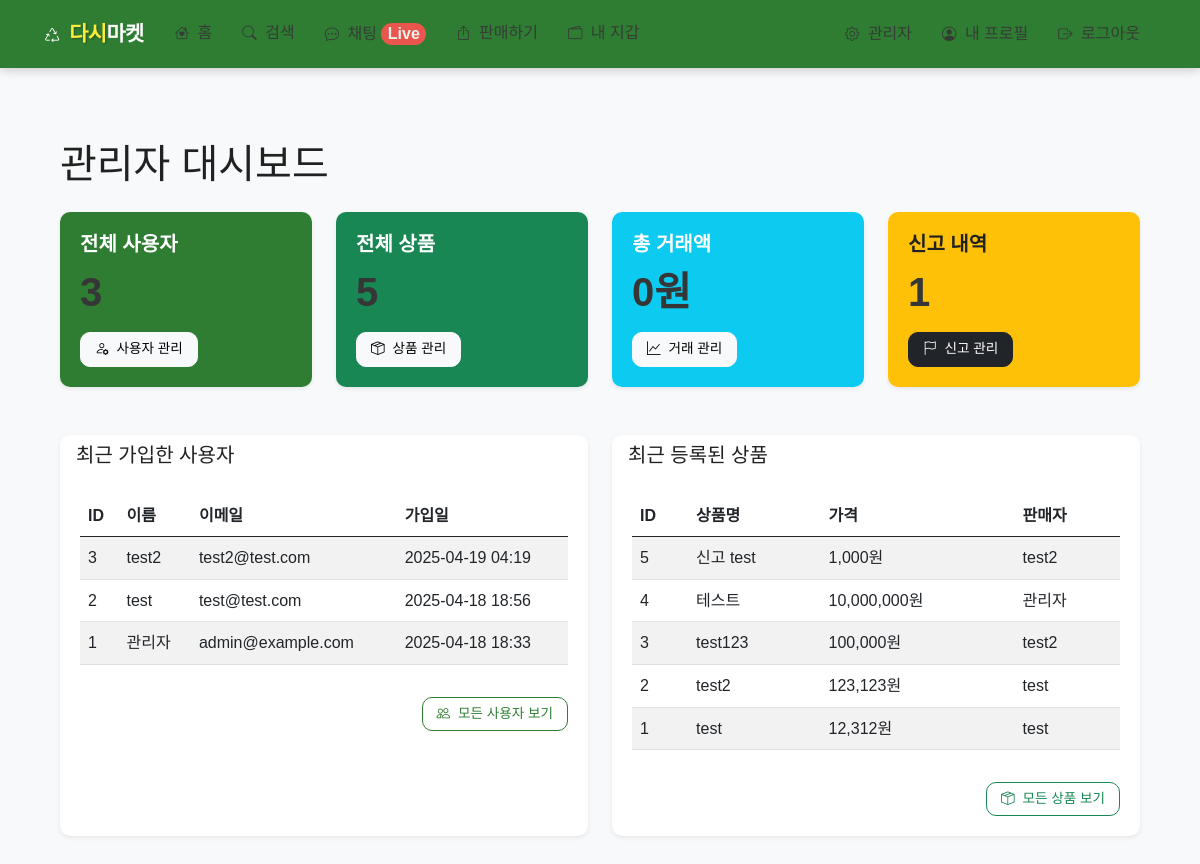
Page /admin/ (signed in) on the earlier database version.
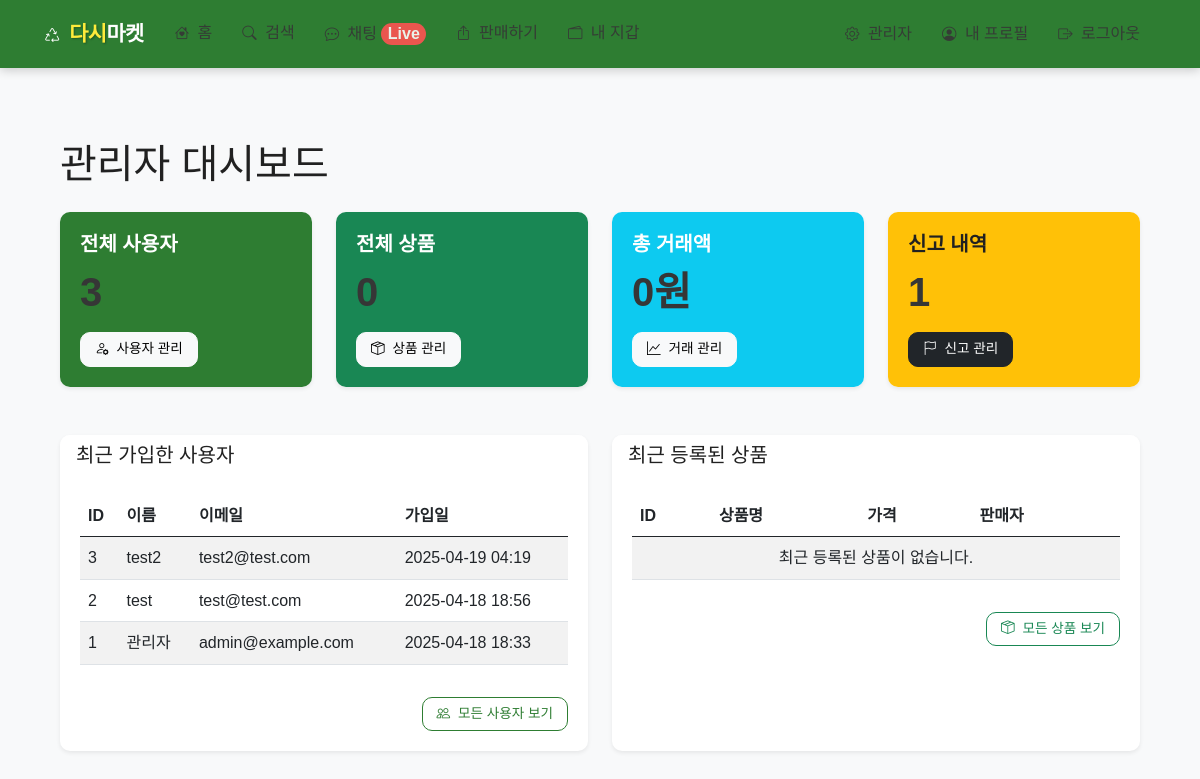
Same page on the later database version.
### app/models.py (models this page shows, shortened)
class User(UserMixin, db.Model):
    __tablename__ = 'users'
    id = db.Column(db.Integer, primary_key=True)
    email = db.Column(db.String(120), unique=True, nullable=False)
    password_hash = db.Column(db.String(256), nullable=False)
    username = db.Column(db.String(64), nullable=False)
    profile_image = db.Column(db.String(120), nullable=True)
    created_at = db.Column(db.DateTime, default=datetime.utcnow)
    is_admin = db.Column(db.Boolean, default=False)
    is_active = db.Column(db.Boolean, default=True)
    products = db.relationship('Product', backref='seller', lazy='dynamic')
    wallet = db.relationship('Wallet', backref='user', uselist=False)

class Product(db.Model):
    __tablename__ = 'products'
    id = db.Column(db.Integer, primary_key=True)
    title = db.Column(db.String(120), nullable=False)
    description = db.Column(db.Text, nullable=False)
    price = db.Column(db.Integer, nullable=False)
    category = db.Column(db.String(50), nullable=False)
    location = db.Column(db.String(100), nullable=False)
    seller_id = db.Column(db.Integer, db.ForeignKey('users.id'), nullable=False)
    status = db.Column(db.String(20), default='active')  # active, sold, hidden
    created_at = db.Column(db.DateTime, default=datetime.utcnow)
    updated_at = db.Column(db.DateTime, default=datetime.utcnow, onupdate=datetime.utcnow)
    images = db.relationship('ProductImage', backref='product', lazy='dynamic', cascade='all, delete-orphan')
    transfers = db.relationship('Transfer', backref='product', lazy='dynamic')

### app/admin/routes.py (the view)
@bp.route('/')
@login_required
@admin_required
def index():
    stats = {
        'user_count': User.query.count(),
        'product_count': Product.query.count(),
        'active_product_count': Product.query.filter_by(status='active').count(),
        'sold_product_count': Product.query.filter_by(status='sold').count(),
        'report_count': Report.query.count(),
        'pending_report_count': Report.query.filter_by(status='pending').count()
    }
    today = datetime.datetime.utcnow().date()
    stats['today_users'] = User.query.filter(func.date(User.created_at) == today).count()
    stats['today_products'] = Product.query.filter(func.date(Product.created_at) == today).count()
    stats['total_sales'] = db.session.query(func.sum(Transfer.amount)).filter(
        Transfer.product_id.isnot(None)
    ).scalar() or 0
    recent_users = User.query.order_by(desc(User.created_at)).limit(5).all()
    recent_products = Product.query.order_by(desc(Product.created_at)).limit(5).all()
    return render_template('admin/index.html',
                          title='관리자 대시보드',
                          stats=stats,
                          recent_users=recent_users,
                          recent_products=recent_products)

### app/admin/routes.py (called while the page is built)
def admin_required(f):
    @wraps(f)
    def decorated_function(*args, **kwargs):
        if not current_user.is_authenticated or not current_user.is_admin:
            flash('관리자 권한이 필요합니다.')
            return redirect(url_for('main.index'))
        return f(*args, **kwargs)
    return decorated_function

### app/models.py (called while the page is built)
@login_manager.user_loader
def load_user(id):
    return User.query.get(int(id))

### app/templates/admin/index.html (shortened to what the changed rows need)
{% extends 'base.html' %}
{% block content %}
<div class="container mt-4">
    <h1 class="mb-4">관리자 대시보드</h1>
    <div class="row">
        <div class="col-md-3 mb-4">
            <div class="card h-100 shadow-sm">
                <div class="card-body bg-primary text-white rounded">
                    <div class="d-flex flex-column h-100">
                        <h1 class="display-4 mb-3">{{ stats.user_count }}</h1>
                    </div>
                </div>
            </div>
        </div>
        <div class="col-md-3 mb-4">
            <div class="card h-100 shadow-sm">
                <div class="card-body bg-success text-white rounded">
                    <div class="d-flex flex-column h-100">
                        <h5 class="card-title">전체 상품</h5>
                        <h1 class="display-4 mb-3">{{ stats.product_count }}</h1>
                        <div class="mt-auto">
                            <a href="{{ url_for('admin.products') }}" class="btn btn-light btn-sm">
                            </a>
                        </div>
                    </div>
                </div>
            </div>
        </div>
        <div class="col-md-3 mb-4">
            <div class="card h-100 shadow-sm">
                <div class="card-body bg-info text-white rounded">
                    <div class="d-flex flex-column h-100">
                        <h1 class="display-4 mb-3">{{ stats.total_sales|default(0)|int|format_number }}원</h1>
                    </div>
                </div>
            </div>
        </div>
        <div class="col-md-3 mb-4">
            <div class="card h-100 shadow-sm">
                <div class="card-body bg-warning rounded">
                    <div class="d-flex flex-column h-100">
                        <h1 class="display-4 mb-3">{{ stats.report_count }}</h1>
                    </div>
                </div>
            </div>
        </div>
    </div>
    <div class="row mt-4">
        <div class="col-md-6 mb-4">
            <div class="card shadow-sm">
                <div class="card-body">
                    <div class="table-responsive">
                        <table class="table table-striped">
                            <thead>
                                <tr>
                                    <th>ID</th>
                                    <th>이름</th>
                                    <th>이메일</th>
                                    <th>가입일</th>
                                </tr>
                            </thead>
                            <tbody>
                                {% for user in recent_users %}
                                <tr>
                                    <td>{{ user.id }}</td>
                                    <td>{{ user.username }}</td>
                                    <td>{{ user.email }}</td>
                                    <td>{{ user.created_at|format_datetime }}</td>
                                </tr>
                                {% else %}
                                <tr>
                                    <td colspan="4" class="text-center">최근 가입한 사용자가 없습니다.</td>
                                </tr>
                                {% endfor %}
                            </tbody>
                        </table>
                    </div>
                </div>
            </div>
        </div>
        <div class="col-md-6 mb-4">
            <div class="card shadow-sm">
                <div class="card-body">
                    <div class="table-responsive">
                        <table class="table table-striped">
                            <thead>
                                <tr>
                                    <th>ID</th>
                                    <th>상품명</th>
                                    <th>가격</th>
                                    <th>판매자</th>
                                </tr>
                            </thead>
                            <tbody>
                                {% for product in recent_products %}
                                <tr>
                                    <td>{{ product.id }}</td>
                                    <td>{{ product.title }}</td>
                                    <td>{{ product.price|format_number }}원</td>
                                    <td>{{ product.seller.username }}</td>
                                </tr>
                                {% else %}
                                <tr>
                                    <td colspan="4" class="text-center">최근 등록된 상품이 없습니다.</td>
                                </tr>
                                {% endfor %}
                            </tbody>
                        </table>
                    </div>
                </div>
            </div>
        </div>
    </div>
</div>
{% endblock %}

Differences in the rows shown:
removed Product: id "5", title "신고 test", price "1,000", seller.username "test2"
removed Product: id "4", title "테스트", price "10,000,000", seller.username "관리자"
removed Product: id "3", title "test123", price "100,000", seller.username "test2"
removed Product: id "2", title "test2", price "123,123", seller.username "test"
removed Product: id "1", title "test", price "12,312", seller.username "test"
Other differences:
{{ stats.product_count }}: "5" → "0"
text now shown: "최근 등록된 상품이 없습니다."
